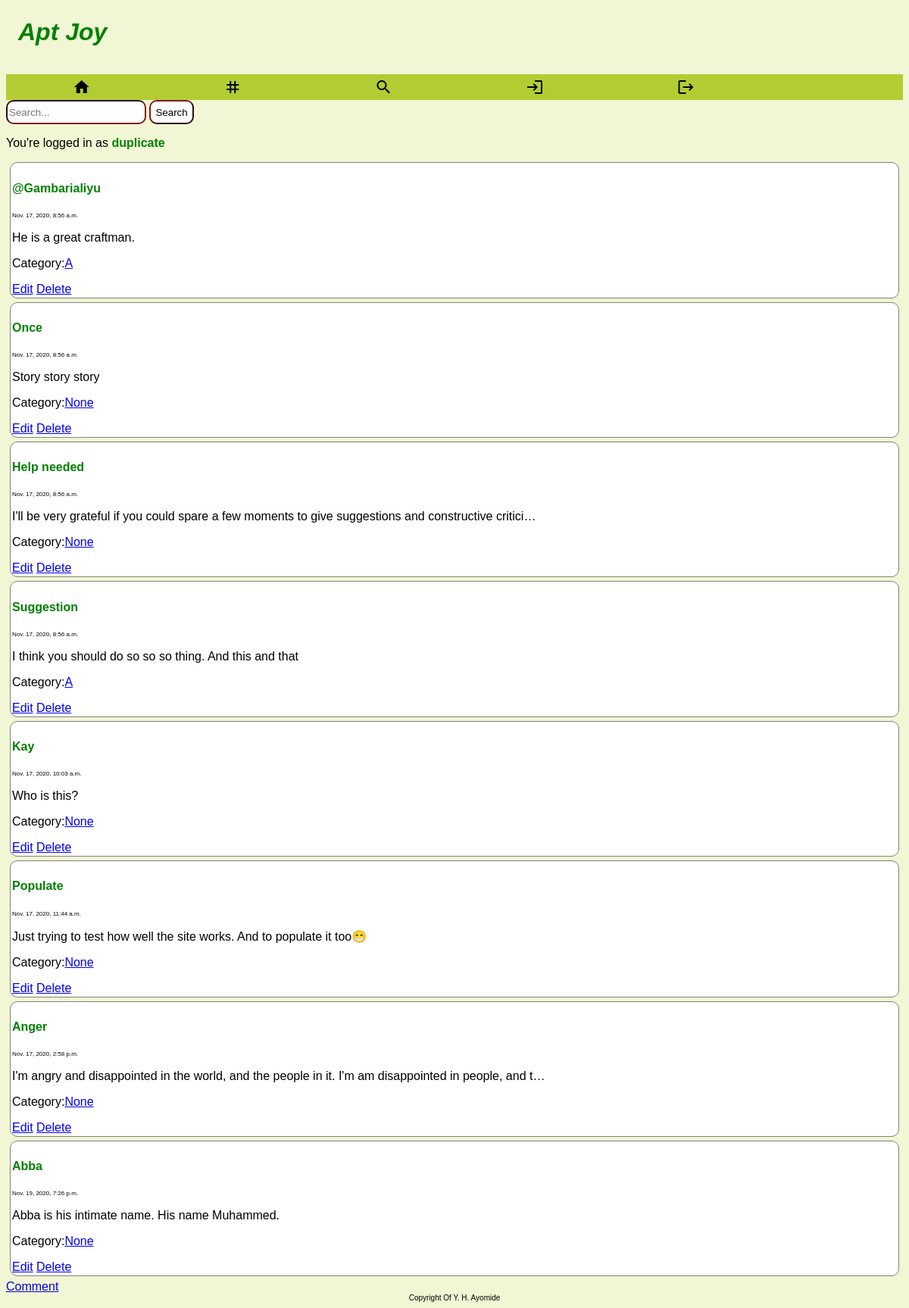
The app's page / (signed in) with its own data.
### dup10/models.py (models this page shows, shortened)
class Flower(models.Model):
    title = models.CharField(max_length=255, default= "")
    description = models.TextField(default='')
    slug = models.SlugField(blank=True, default='')
    category = models.ForeignKey(Category, null=True, on_delete=models.PROTECT)
    tags = models.ManyToManyField(Tag)
    added = models.DateTimeField(default= dt.datetime.now())
    comments = models.ManyToManyField(Comments)

class Category(models.Model):
    title = models.CharField(max_length=255, default='')
    def __str__(self):
        return self.title

### dup10/views.py (the view)
# urls.py: path('', myapp_views.index, name='index'),
def index(request): # < here
    flowers = Flower.objects.all()
    q = request.GET.get('q', None)
    items = ''
    if q is None or q is "":
        flowers = Flower.objects.all()
    elif q is not None:
        flowers = Flower.objects.filter(title__contains=q)
    return render(request, 'dup10/index.html', {'flowers':flowers})

### dup10/templates/dup10/index.html
{% extends 'base/base.html' %}
{% load static %}
{% block content %}
<div class="card-columns">
{% for flower in flowers %}
    <div class="card">
        <div class="card-body">
            <h5 class="card-title"><a href = "{% url 'detail' flower.slug %}">{{ flower.title }}</a></h5> <p class="datetime">{{flower.added}}</p>
            <p class="card-text">{{ flower.description | truncatechars:100 }}</p>
            <p>Category:<a href="#" class="card-link">{{ flower.category }}</a> </p>
            {% if perms.hay_app01.change_flower %}
                <a href="{% url 'edit' pk=flower.pk %}">Edit</a>
            {% endif %}
        {% if perms.hay_app01.change_flower %}
            <a href="{% url 'delete' pk=flower.pk %}" class="card-link">Delete</a>
        {% endif %}
       </div>
    </div>
{% endfor %}
<a href="flowe/create/">Comment</a>
</div>
{% endblock %}

### base/templates/base/base.html (shortened to what this page needs)
{% load static%}<link rel="stylesheet" href="{% static 'base/css/site.css'%}">
<!DOCTYPE html>
<html lang="en">
<head>
</head>
<body>
    <h1 class="head1"><i>Apt Joy</i></h1>
    <nav>
        <div class="navar">
            <a href="{% url 'index' %}"><i class="material-icons">home</i></a>
            <a href=""><i class="material-icons">tag</i></a>
            <a href=""><i class=material-icons>search</i></a>
            <a href="{% url 'account_login' %}"><i class="material-icons">login</i></a>
            <a href="{% url 'account_logout' %}"><i class="material-icons">logout</i></a>
        </div>
        <form action="/" method="get" class="form-inline mt-2 mt-md-0">
            <input id="q" name="q" value="{{ request.GET.q }}" class="for" type="text" placeholder="Search..." aria-label="Search">
            <button class="fo" type="submit">Search</button>
        </form>
    </nav>
    <p>You're logged in as <strong class ="loguser">{{user}}</strong></p>
    <div>
        {% block content %}{% endblock %}
    </div>
</body>
<footer class="footer">
    <div>
        <span>
            Copyright Of Y. H. Ayomide
        </span>
    </div>
</footer>
</html>

### base/static/base/css/site.css (style rules this page uses)
body { padding-top: none; background-color: hsl(70,70%,90%); font-family:sans-serif; }
h1 { color: green; padding: 1rem; }
.head1 { font-size:2rem; }
h5 a { text-decoration:none; color:green; font-style:sans-serif; font-size:1rem; }
.footer { text-align: center; font-size: 10px; padding:None; }
.for { height:2rem; border-radius:10px; border-color:hsl(0,68%,30%); }
.fo { height:2rem; border-radius:10px; border-color:hsl(0,68%,30%); background-color:hsl(150,100%,100%); }
.card-body { box-sizing:border-box; border-radius:5px; }
.card { background-color:white; border:1px solid gray; border-radius:10px; margin:5px; padding:2px; }
.navar { list-style-type: none; margin:0; padding:0; display:block; background-color:hsl(70,60%,50%); overflow:hidden; }
.navar a { float: left; color: black; text-align: center; padding: 5px 5px; text-decoration: none; font-size: 17px; width:16%; }
.datetime { font-size: 0.5rem; }
.loguser { color:green; }

### records on screen
Flower: title "@Gambarialiyu", added "Nov. 17, 2020, 8:56 a.m.", description "He is a great craftman.", category "A"
Flower: title "Once", added "Nov. 17, 2020, 8:56 a.m.", description "Story story story", category "None"
Flower: title "Help needed", added "Nov. 17, 2020, 8:56 a.m.", description "I'll be very grateful if you could spare a few moments to give suggestions and constructive critici…", category "None"
Flower: title "Suggestion", added "Nov. 17, 2020, 8:56 a.m.", description "I think you should do so so so thing. And this and that", category "A"
Flower: title "Kay", added "Nov. 17, 2020, 10:03 a.m.", description "Who is this?", category "None"
Flower: title "Populate", added "Nov. 17, 2020, 11:44 a.m.", description "Just trying to test how well the site works. And to populate it too😁", category "None"
Flower: title "Anger", added "Nov. 17, 2020, 2:58 p.m.", description "I'm angry and disappointed in the world, and the people in it. I'm am disappointed in people, and t…", category "None"
Flower: title "Abba", added "Nov. 19, 2020, 7:26 p.m.", description "Abba is his intimate name. His name Muhammed.", category "None"

### other values on screen
{{ user }} "duplicate"
